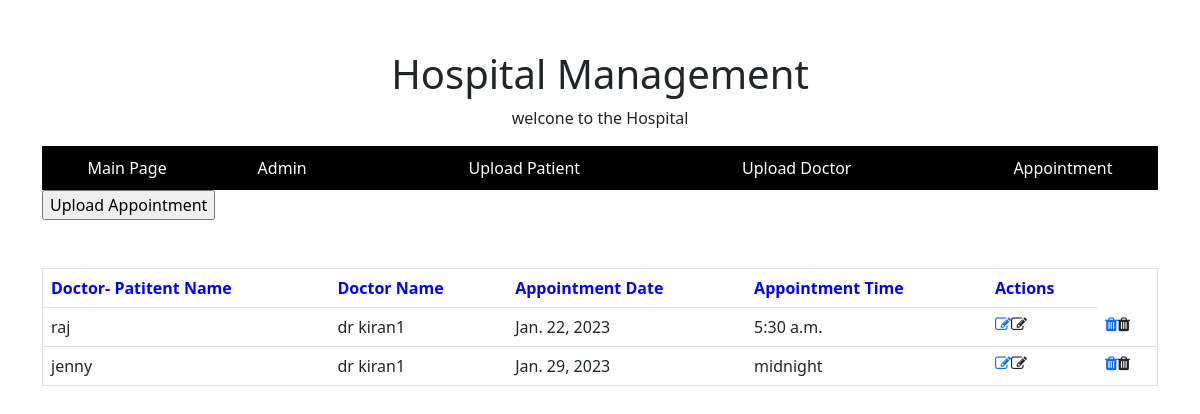
/appointment/, run on the app's committed database.
### app1/models.py (models this page shows)
class hospital (models.Model):
    pname=models.ForeignKey(patient,on_delete=models.CASCADE)
    dname=models.ForeignKey(doctor,on_delete=models.CASCADE)
    date=models.DateField()
    time=models.TimeField()

class patient(models.Model):
    name=models.CharField(max_length=100)
    age=models.IntegerField()
    email=models.EmailField()
    address=models.CharField(max_length=200)
    def __str__(self):
        return self.name

class doctor(models.Model):
    name=models.CharField(max_length=100)
    speciality=models.CharField(max_length=100)
    email=models.EmailField()
    def __str__(self):
        return self.name

### app1/views.py (the view)
# urls.py: path('appointment/',views.appointment,name='appointmentdetail'),
def appointment(request):
    abc=hospital.objects.all()
    return render(request,'appointment.html',{'appointmentdetails':abc})

### app1/templates/appointment.html (shortened to what this page needs)
<html>
    {% extends 'main.html'%}
    {%block content%}
 <a href="{% url 'uploadappointments' %}" ><input type="button" value="Upload Appointment"> </input></a>
<br>
<table class="table table-hover" class="table1" border=1 style="background-color:white" >
<th>Doctor- Patitent Name </th> <th>Doctor Name</th> <th>Appointment Date </th> <th> Appointment Time </th> <th> Actions </th>
{%for i in appointmentdetails%}<tr>
<td>{{i.pname}}</td>
<td>{{i.dname}}</td>
<td>{{i.date}}</td>
<td>{{i.time}}</td>
<td><a href="/updateappoint/{{i.id}}" id='{{i.id}}' > <i class='fa fa-edit'></a> </td>
<td><a href="/deleteappoint/{{i.id}}" id='{{i.id}}' > <i class="fa fa-trash" ></a> </td>
<br>
{%endfor%}
</tr>
</table>
{%endblock%}

### data on the page
hospital: pname "raj", dname "dr kiran1", date "Jan. 22, 2023", time "5:30 a.m."
hospital: pname "jenny", dname "dr kiran1", date "Jan. 29, 2023", time "midnight"
